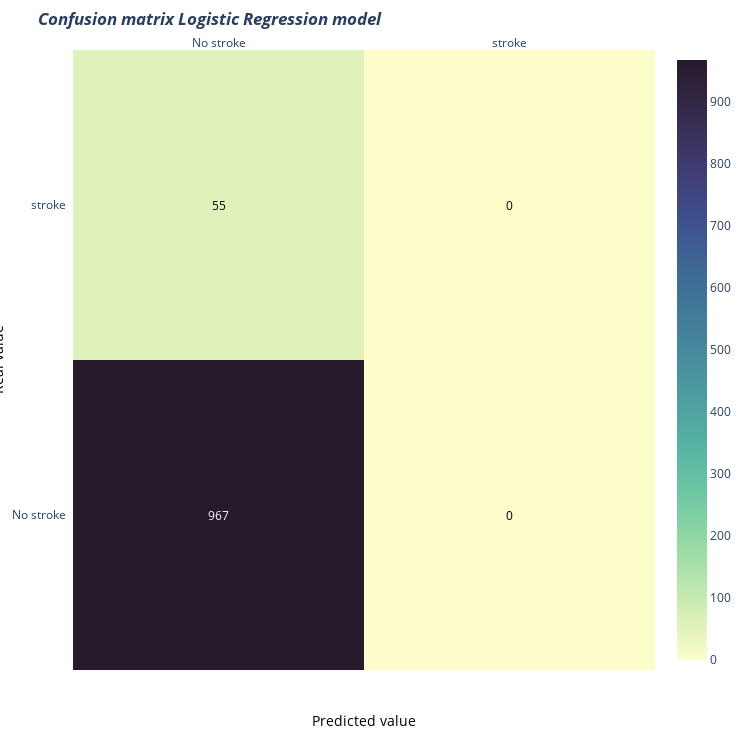
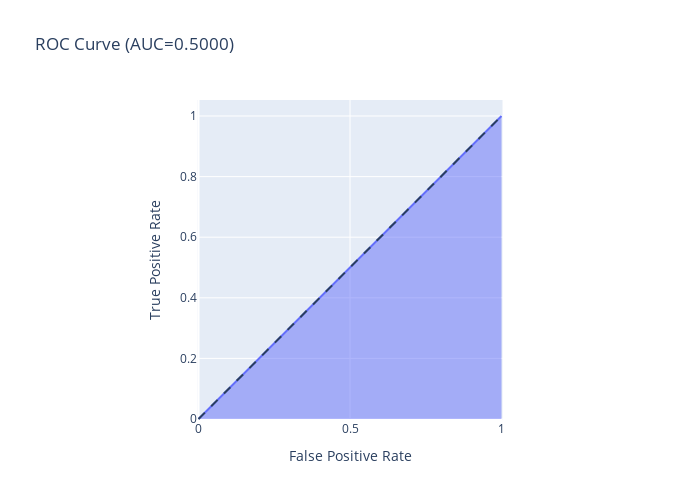
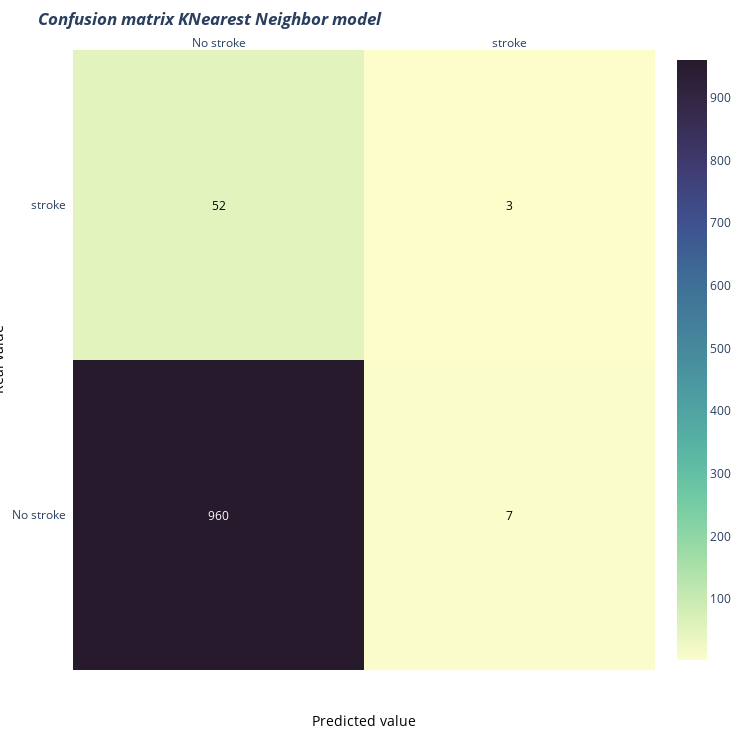
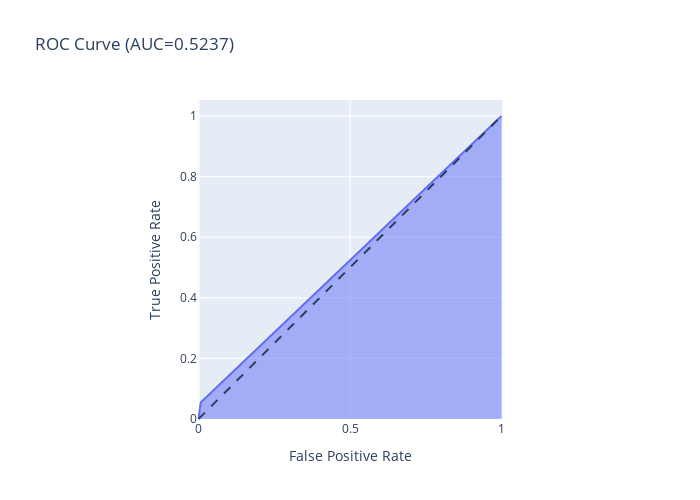

These figures' notebook cell, in order:
### Code cell
models_score = run_exp_on_feature(x_train,y_train,x_test,y_test)

### Figure 1 — Plotly figure (JSON) as saved in the notebook; plotly's stock layout.template omitted (floating-point values rounded to 4 significant figures)
{"data": [{"colorscale": [[0, "rgb(253, 253, 204)"], [0.09091, "rgb(206, 236, 179)"], [0.1818, "rgb(156, 219, 165)"], [0.2727, "rgb(111, 201, 163)"], [0.3636, "rgb(86, 177, 163)"], [0.4545, "rgb(76, 153, 160)"], [0.5455, "rgb(68, 130, 155)"], [0.6364, "rgb(62, 108, 150)"], [0.7273, "rgb(62, 82, 143)"], [0.8182, "rgb(64, 60, 115)"], [0.9091, "rgb(54, 43, 77)"], [1, "rgb(39, 26, 44)"]], "reversescale": false, "showscale": true, "type": "heatmap", "x": ["No stroke", "stroke"], "y": ["No stroke", "stroke"], "z": [[967, 0], [55, 0]]}], "layout": {"annotations": [{"font": {"color": "#FFFFFF"}, "showarrow": false, "text": "967", "x": "No stroke", "xref": "x", "y": "No stroke", "yref": "y"}, {"font": {"color": "#000000"}, "showarrow": false, "text": "0", "x": "stroke", "xref": "x", "y": "No stroke", "yref": "y"}, {"font": {"color": "#000000"}, "showarrow": false, "text": "55", "x": "No stroke", "xref": "x", "y": "stroke", "yref": "y"}, {"font": {"color": "#000000"}, "showarrow": false, "text": "0", "x": "stroke", "xref": "x", "y": "stroke", "yref": "y"}, {"font": {"color": "black", "size": 14}, "showarrow": false, "text": "Predicted value", "x": 0.5, "xref": "paper", "y": -0.1, "yref": "paper"}, {"font": {"color": "black", "size": 14}, "showarrow": false, "text": "Real value", "textangle": -90, "x": -0.15, "xref": "paper", "y": 0.5, "yref": "paper"}], "height": 750, "margin": {"l": 20, "t": 50}, "title": {"text": "<i><b>Confusion matrix Logistic Regression model</b></i>"}, "width": 750, "xaxis": {"dtick": 1, "gridcolor": "rgb(0, 0, 0)", "side": "top", "ticks": ""}, "yaxis": {"dtick": 1, "ticks": "", "ticksuffix": "  "}}}

### Figure 2 — Plotly figure (JSON) as saved in the notebook; plotly's stock layout.template omitted (floating-point values rounded to 4 significant figures)
{"data": [{"hovertemplate": "False Positive Rate=%{x}<br>True Positive Rate=%{y}<extra></extra>", "legendgroup": "", "line": {"color": "#636efa"}, "mode": "lines", "name": "", "orientation": "v", "showlegend": false, "stackgroup": "1", "type": "scatter", "x": [0, 1], "xaxis": "x", "y": [0, 1], "yaxis": "y"}], "layout": {"height": 500, "legend": {"tracegroupgap": 0}, "shapes": [{"line": {"dash": "dash"}, "type": "line", "x0": 0, "x1": 1, "y0": 0, "y1": 1}], "title": {"text": "ROC Curve (AUC=0.5000)"}, "width": 700, "xaxis": {"anchor": "y", "constrain": "domain", "domain": [0, 1], "title": {"text": "False Positive Rate"}}, "yaxis": {"anchor": "x", "domain": [0, 1], "scaleanchor": "x", "scaleratio": 1, "title": {"text": "True Positive Rate"}}}}

### Figure 3 — Plotly figure (JSON) as saved in the notebook; plotly's stock layout.template omitted (floating-point values rounded to 4 significant figures)
{"data": [{"colorscale": [[0, "rgb(253, 253, 204)"], [0.09091, "rgb(206, 236, 179)"], [0.1818, "rgb(156, 219, 165)"], [0.2727, "rgb(111, 201, 163)"], [0.3636, "rgb(86, 177, 163)"], [0.4545, "rgb(76, 153, 160)"], [0.5455, "rgb(68, 130, 155)"], [0.6364, "rgb(62, 108, 150)"], [0.7273, "rgb(62, 82, 143)"], [0.8182, "rgb(64, 60, 115)"], [0.9091, "rgb(54, 43, 77)"], [1, "rgb(39, 26, 44)"]], "reversescale": false, "showscale": true, "type": "heatmap", "x": ["No stroke", "stroke"], "y": ["No stroke", "stroke"], "z": [[960, 7], [52, 3]]}], "layout": {"annotations": [{"font": {"color": "#FFFFFF"}, "showarrow": false, "text": "960", "x": "No stroke", "xref": "x", "y": "No stroke", "yref": "y"}, {"font": {"color": "#000000"}, "showarrow": false, "text": "7", "x": "stroke", "xref": "x", "y": "No stroke", "yref": "y"}, {"font": {"color": "#000000"}, "showarrow": false, "text": "52", "x": "No stroke", "xref": "x", "y": "stroke", "yref": "y"}, {"font": {"color": "#000000"}, "showarrow": false, "text": "3", "x": "stroke", "xref": "x", "y": "stroke", "yref": "y"}, {"font": {"color": "black", "size": 14}, "showarrow": false, "text": "Predicted value", "x": 0.5, "xref": "paper", "y": -0.1, "yref": "paper"}, {"font": {"color": "black", "size": 14}, "showarrow": false, "text": "Real value", "textangle": -90, "x": -0.15, "xref": "paper", "y": 0.5, "yref": "paper"}], "height": 750, "margin": {"l": 20, "t": 50}, "title": {"text": "<i><b>Confusion matrix KNearest Neighbor model</b></i>"}, "width": 750, "xaxis": {"dtick": 1, "gridcolor": "rgb(0, 0, 0)", "side": "top", "ticks": ""}, "yaxis": {"dtick": 1, "ticks": "", "ticksuffix": "  "}}}

### Figure 4 — Plotly figure (JSON) as saved in the notebook; plotly's stock layout.template omitted (floating-point values rounded to 4 significant figures)
{"data": [{"hovertemplate": "False Positive Rate=%{x}<br>True Positive Rate=%{y}<extra></extra>", "legendgroup": "", "line": {"color": "#636efa"}, "mode": "lines", "name": "", "orientation": "v", "showlegend": false, "stackgroup": "1", "type": "scatter", "x": [0, 0.007239, 1], "xaxis": "x", "y": [0, 0.05455, 1], "yaxis": "y"}], "layout": {"height": 500, "legend": {"tracegroupgap": 0}, "shapes": [{"line": {"dash": "dash"}, "type": "line", "x0": 0, "x1": 1, "y0": 0, "y1": 1}], "title": {"text": "ROC Curve (AUC=0.5237)"}, "width": 700, "xaxis": {"anchor": "y", "constrain": "domain", "domain": [0, 1], "title": {"text": "False Positive Rate"}}, "yaxis": {"anchor": "x", "domain": [0, 1], "scaleanchor": "x", "scaleratio": 1, "title": {"text": "True Positive Rate"}}}}
